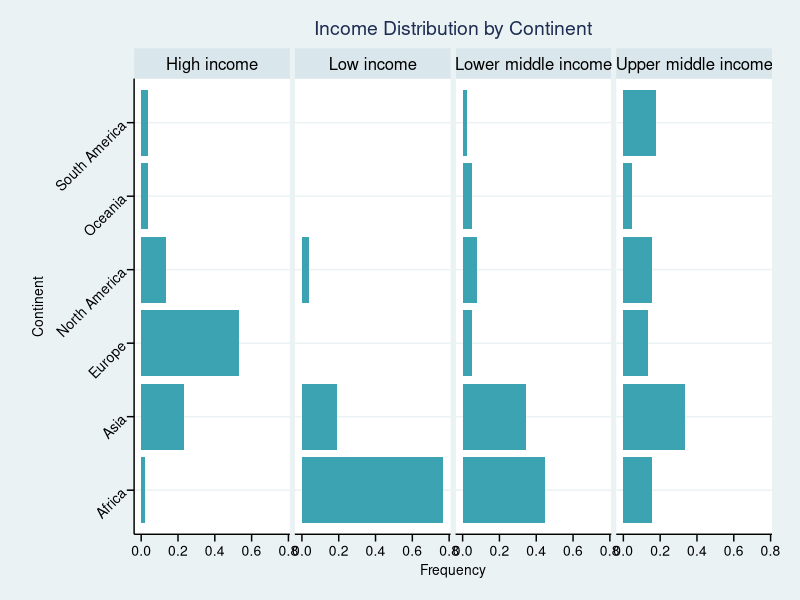

Write R code to recreate this figure.
## ---- chunk 1
library(magrittr)
library(ggplot2)
library(dplyr)
library(ggthemes)
final_data <- read.csv("Final Data - Sheet1.csv")

data <- table(final_data$Continent, final_data$Income.Group)

data_mgCol <- prop.table(data,margin = 2) 

data_mgCol %<>% as.data.frame() %>%
  rename("Country"= Var1) %>%
  rename("incomeStatus" = Var2)

plot <- ggplot(data_mgCol, aes(Country, Freq)) +
  geom_bar(stat = "Identity", fill=  "#3CA3B2") +
  facet_grid(~ incomeStatus) +
  coord_flip() +
  theme_stata() +
  theme(axis.text.y = element_text(angle = 45)) +
  ggtitle("Income Distribution by Continent") +
  xlab("Continent") +
  ylab("Frequency")

plot
